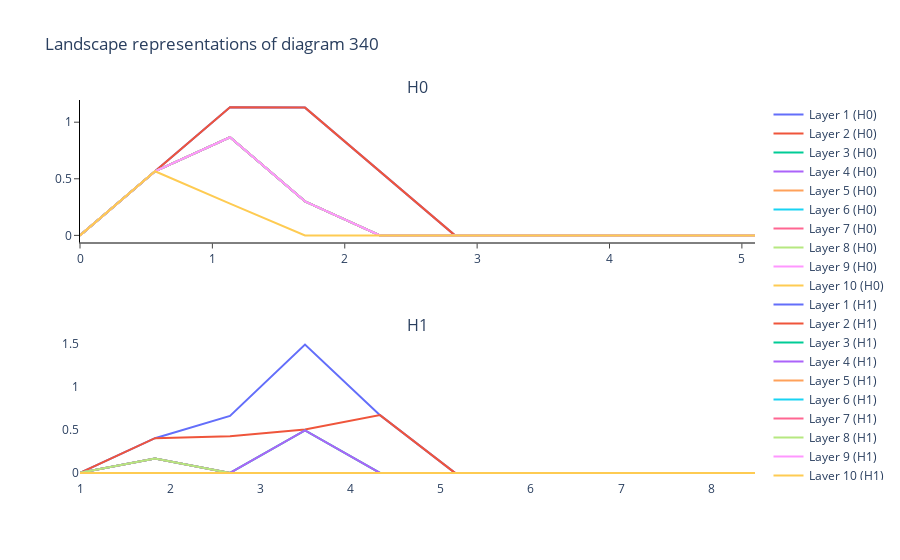

The notebook cell this image was saved under:
### Code cell
PLless.plot(xflip,340)

### Figure 1 — Plotly figure (JSON) as saved in the notebook; plotly's stock layout.template omitted (floating-point values rounded to 4 significant figures)
{"data": [{"hoverinfo": "none", "mode": "lines", "name": "Layer 1 (H0)", "showlegend": true, "type": "scatter", "x": [0, 0.5666, 1.133, 1.7, 2.266, 2.833, 3.399, 3.966, 4.532, 5.099], "xaxis": "x", "y": [0, 0.5666, 1.133, 1.129, 0.5622, 0, 0, 0, 0, 0], "yaxis": "y"}, {"hoverinfo": "none", "mode": "lines", "name": "Layer 2 (H0)", "showlegend": true, "type": "scatter", "x": [0, 0.5666, 1.133, 1.7, 2.266, 2.833, 3.399, 3.966, 4.532, 5.099], "xaxis": "x", "y": [0, 0.5666, 1.133, 1.129, 0.5622, 0, 0, 0, 0, 0], "yaxis": "y"}, {"hoverinfo": "none", "mode": "lines", "name": "Layer 3 (H0)", "showlegend": true, "type": "scatter", "x": [0, 0.5666, 1.133, 1.7, 2.266, 2.833, 3.399, 3.966, 4.532, 5.099], "xaxis": "x", "y": [0, 0.5666, 0.8669, 0.3003, 0, 0, 0, 0, 0, 0], "yaxis": "y"}, {"hoverinfo": "none", "mode": "lines", "name": "Layer 4 (H0)", "showlegend": true, "type": "scatter", "x": [0, 0.5666, 1.133, 1.7, 2.266, 2.833, 3.399, 3.966, 4.532, 5.099], "xaxis": "x", "y": [0, 0.5666, 0.8669, 0.3003, 0, 0, 0, 0, 0, 0], "yaxis": "y"}, {"hoverinfo": "none", "mode": "lines", "name": "Layer 5 (H0)", "showlegend": true, "type": "scatter", "x": [0, 0.5666, 1.133, 1.7, 2.266, 2.833, 3.399, 3.966, 4.532, 5.099], "xaxis": "x", "y": [0, 0.5666, 0.8669, 0.3003, 0, 0, 0, 0, 0, 0], "yaxis": "y"}, {"hoverinfo": "none", "mode": "lines", "name": "Layer 6 (H0)", "showlegend": true, "type": "scatter", "x": [0, 0.5666, 1.133, 1.7, 2.266, 2.833, 3.399, 3.966, 4.532, 5.099], "xaxis": "x", "y": [0, 0.5666, 0.8669, 0.3003, 0, 0, 0, 0, 0, 0], "yaxis": "y"}, {"hoverinfo": "none", "mode": "lines", "name": "Layer 7 (H0)", "showlegend": true, "type": "scatter", "x": [0, 0.5666, 1.133, 1.7, 2.266, 2.833, 3.399, 3.966, 4.532, 5.099], "xaxis": "x", "y": [0, 0.5666, 0.8669, 0.3003, 0, 0, 0, 0, 0, 0], "yaxis": "y"}, {"hoverinfo": "none", "mode": "lines", "name": "Layer 8 (H0)", "showlegend": true, "type": "scatter", "x": [0, 0.5666, 1.133, 1.7, 2.266, 2.833, 3.399, 3.966, 4.532, 5.099], "xaxis": "x", "y": [0, 0.5666, 0.8669, 0.3003, 0, 0, 0, 0, 0, 0], "yaxis": "y"}, {"hoverinfo": "none", "mode": "lines", "name": "Layer 9 (H0)", "showlegend": true, "type": "scatter", "x": [0, 0.5666, 1.133, 1.7, 2.266, 2.833, 3.399, 3.966, 4.532, 5.099], "xaxis": "x", "y": [0, 0.5666, 0.8669, 0.3003, 0, 0, 0, 0, 0, 0], "yaxis": "y"}, {"hoverinfo": "none", "mode": "lines", "name": "Layer 10 (H0)", "showlegend": true, "type": "scatter", "x": [0, 0.5666, 1.133, 1.7, 2.266, 2.833, 3.399, 3.966, 4.532, 5.099], "xaxis": "x", "y": [0, 0.5666, 0.2811, 0, 0, 0, 0, 0, 0, 0], "yaxis": "y"}, {"hoverinfo": "none", "mode": "lines", "name": "Layer 1 (H1)", "showlegend": true, "type": "scatter", "x": [1, 1.832, 2.663, 3.495, 4.327, 5.158, 5.99, 6.822, 7.654, 8.485], "xaxis": "x2", "y": [0, 0.4044, 0.6634, 1.495, 0.6732, 0, 0, 0, 0, 0], "yaxis": "y2"}, {"hoverinfo": "none", "mode": "lines", "name": "Layer 2 (H1)", "showlegend": true, "type": "scatter", "x": [1, 1.832, 2.663, 3.495, 4.327, 5.158, 5.99, 6.822, 7.654, 8.485], "xaxis": "x2", "y": [0, 0.4044, 0.4273, 0.5049, 0.6732, 0, 0, 0, 0, 0], "yaxis": "y2"}, {"hoverinfo": "none", "mode": "lines", "name": "Layer 3 (H1)", "showlegend": true, "type": "scatter", "x": [1, 1.832, 2.663, 3.495, 4.327, 5.158, 5.99, 6.822, 7.654, 8.485], "xaxis": "x2", "y": [0, 0.1683, 0, 0.4951, 0, 0, 0, 0, 0, 0], "yaxis": "y2"}, {"hoverinfo": "none", "mode": "lines", "name": "Layer 4 (H1)", "showlegend": true, "type": "scatter", "x": [1, 1.832, 2.663, 3.495, 4.327, 5.158, 5.99, 6.822, 7.654, 8.485], "xaxis": "x2", "y": [0, 0.1683, 0, 0.4951, 0, 0, 0, 0, 0, 0], "yaxis": "y2"}, {"hoverinfo": "none", "mode": "lines", "name": "Layer 5 (H1)", "showlegend": true, "type": "scatter", "x": [1, 1.832, 2.663, 3.495, 4.327, 5.158, 5.99, 6.822, 7.654, 8.485], "xaxis": "x2", "y": [0, 0.1683, 0, 0, 0, 0, 0, 0, 0, 0], "yaxis": "y2"}, {"hoverinfo": "none", "mode": "lines", "name": "Layer 6 (H1)", "showlegend": true, "type": "scatter", "x": [1, 1.832, 2.663, 3.495, 4.327, 5.158, 5.99, 6.822, 7.654, 8.485], "xaxis": "x2", "y": [0, 0.1683, 0, 0, 0, 0, 0, 0, 0, 0], "yaxis": "y2"}, {"hoverinfo": "none", "mode": "lines", "name": "Layer 7 (H1)", "showlegend": true, "type": "scatter", "x": [1, 1.832, 2.663, 3.495, 4.327, 5.158, 5.99, 6.822, 7.654, 8.485], "xaxis": "x2", "y": [0, 0.1683, 0, 0, 0, 0, 0, 0, 0, 0], "yaxis": "y2"}, {"hoverinfo": "none", "mode": "lines", "name": "Layer 8 (H1)", "showlegend": true, "type": "scatter", "x": [1, 1.832, 2.663, 3.495, 4.327, 5.158, 5.99, 6.822, 7.654, 8.485], "xaxis": "x2", "y": [0, 0.1683, 0, 0, 0, 0, 0, 0, 0, 0], "yaxis": "y2"}, {"hoverinfo": "none", "mode": "lines", "name": "Layer 9 (H1)", "showlegend": true, "type": "scatter", "x": [1, 1.832, 2.663, 3.495, 4.327, 5.158, 5.99, 6.822, 7.654, 8.485], "xaxis": "x2", "y": [0, 0, 0, 0, 0, 0, 0, 0, 0, 0], "yaxis": "y2"}, {"hoverinfo": "none", "mode": "lines", "name": "Layer 10 (H1)", "showlegend": true, "type": "scatter", "x": [1, 1.832, 2.663, 3.495, 4.327, 5.158, 5.99, 6.822, 7.654, 8.485], "xaxis": "x2", "y": [0, 0, 0, 0, 0, 0, 0, 0, 0, 0], "yaxis": "y2"}], "layout": {"annotations": [{"font": {"size": 16}, "showarrow": false, "text": "H0", "x": 0.5, "xanchor": "center", "xref": "paper", "y": 1, "yanchor": "bottom", "yref": "paper"}, {"font": {"size": 16}, "showarrow": false, "text": "H1", "x": 0.5, "xanchor": "center", "xref": "paper", "y": 0.375, "yanchor": "bottom", "yref": "paper"}], "plot_bgcolor": "white", "title": {"text": "Landscape representations of diagram 340"}, "xaxis": {"anchor": "y", "domain": [0, 1], "exponentformat": "e", "linecolor": "black", "linewidth": 1, "mirror": false, "showexponent": "all", "showline": true, "side": "bottom", "ticks": "outside", "type": "linear", "zeroline": true}, "xaxis2": {"anchor": "y2", "domain": [0, 1]}, "yaxis": {"anchor": "x", "domain": [0.625, 1], "exponentformat": "e", "linecolor": "black", "linewidth": 1, "mirror": false, "showexponent": "all", "showline": true, "side": "left", "ticks": "outside", "type": "linear", "zeroline": true}, "yaxis2": {"anchor": "x2", "domain": [0, 0.375]}}}
